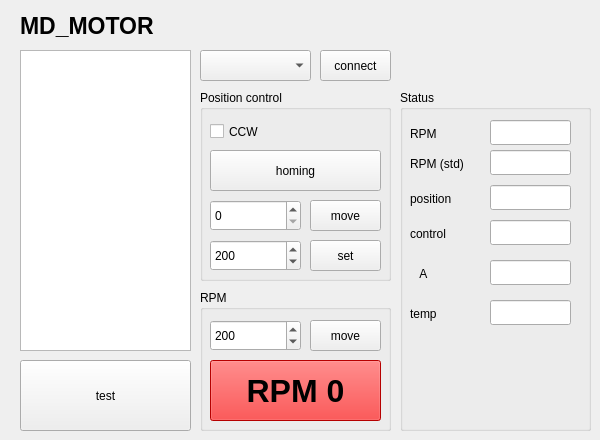
    <widget class="QWidget" name="lift_motor">
     <attribute name="title">
      <string>lift motor</string>
     </attribute>
     <widget class="QComboBox" name="cb_port">
      <property name="geometry">
       <rect>
        <x>200</x>
        <y>50</y>
        <width>111</width>
        <height>31</height>
       </rect>
      </property>
     </widget>
     <widget class="QGroupBox" name="groupBox_3">
      <property name="geometry">
       <rect>
        <x>400</x>
        <y>90</y>
        <width>191</width>
        <height>341</height>
       </rect>
      </property>
      <property name="title">
       <string>Status</string>
      </property>
      <widget class="QLineEdit" name="le_pos">
       <property name="geometry">
        <rect>
         <x>90</x>
         <y>95</y>
         <width>81</width>
         <height>25</height>
        </rect>
       </property>
      </widget>
      <widget class="QLabel" name="label">
       <property name="geometry">
        <rect>
         <x>10</x>
         <y>35</y>
         <width>31</width>
         <height>17</height>
        </rect>
       </property>
       <property name="text">
        <string>RPM</string>
       </property>
      </widget>
      <widget class="QLineEdit" name="le_rpm">
       <property name="geometry">
        <rect>
         <x>90</x>
         <y>30</y>
         <width>81</width>
         <height>25</height>
        </rect>
       </property>
      </widget>
      <widget class="QLabel" name="label_3">
       <property name="geometry">
        <rect>
         <x>10</x>
         <y>100</y>
         <width>71</width>
         <height>17</height>
        </rect>
       </property>
       <property name="text">
        <string>position</string>
       </property>
      </widget>
      <widget class="QLabel" name="label_4">
       <property name="geometry">
        <rect>
         <x>10</x>
         <y>135</y>
         <width>71</width>
         <height>17</height>
        </rect>
       </property>
       <property name="text">
        <string>control</string>
       </property>
      </widget>
      <widget class="QLineEdit" name="le_controlType">
       <property name="geometry">
        <rect>
         <x>90</x>
         <y>130</y>
         <width>81</width>
         <height>25</height>
        </rect>
       </property>
      </widget>
      <widget class="QLineEdit" name="le_armp">
       <property name="geometry">
        <rect>
         <x>90</x>
         <y>170</y>
         <width>81</width>
         <height>25</height>
        </rect>
       </property>
      </widget>
      <widget class="QLabel" name="label_5">
       <property name="geometry">
        <rect>
         <x>10</x>
         <y>175</y>
         <width>31</width>
         <height>17</height>
        </rect>
       </property>
       <property name="text">
        <string>   A </string>
       </property>
      </widget>
      <widget class="QLabel" name="label_6">
       <property name="geometry">
        <rect>
         <x>10</x>
         <y>65</y>
         <width>71</width>
         <height>17</height>
        </rect>
       </property>
       <property name="text">
        <string>RPM (std)</string>
       </property>
      </widget>
      <widget class="QLineEdit" name="le_rpmStd">
       <property name="geometry">
        <rect>
         <x>90</x>
         <y>60</y>
         <width>81</width>
         <height>25</height>
        </rect>
       </property>
      </widget>
      <widget class="QLabel" name="label_7">
       <property name="geometry">
        <rect>
         <x>10</x>
         <y>215</y>
         <width>61</width>
         <height>17</height>
        </rect>
       </property>
       <property name="text">
        <string>temp</string>
       </property>
      </widget>
      <widget class="QLineEdit" name="le_temp">
       <property name="geometry">
        <rect>
         <x>90</x>
         <y>210</y>
         <width>81</width>
         <height>25</height>
        </rect>
       </property>
      </widget>
     </widget>
     <widget class="QTextEdit" name="te_data">
      <property name="geometry">
       <rect>
        <x>20</x>
        <y>50</y>
        <width>171</width>
        <height>301</height>
       </rect>
      </property>
     </widget>
     <widget class="QPushButton" name="bt_test">
      <property name="geometry">
       <rect>
        <x>20</x>
        <y>360</y>
        <width>171</width>
        <height>71</height>
       </rect>
      </property>
      <property name="text">
       <string>test</string>
      </property>
     </widget>
     <widget class="QGroupBox" name="groupBox">
      <property name="geometry">
       <rect>
        <x>200</x>
        <y>90</y>
        <width>191</width>
        <height>191</height>
       </rect>
      </property>
      <property name="title">
       <string>Position control</string>
      </property>
      <widget class="QCheckBox" name="ch_dir">
       <property name="geometry">
        <rect>
         <x>10</x>
         <y>30</y>
         <width>71</width>
         <height>23</height>
        </rect>
       </property>
       <property name="text">
        <string>CCW</string>
       </property>
      </widget>
      <widget class="QPushButton" name="bt_homing">
       <property name="geometry">
        <rect>
         <x>10</x>
         <y>60</y>
         <width>171</width>
         <height>41</height>
        </rect>
       </property>
       <property name="text">
        <string>homing</string>
       </property>
      </widget>
      <widget class="QSpinBox" name="sb_move_pos">
       <property name="geometry">
        <rect>
         <x>10</x>
         <y>110</y>
         <width>91</width>
         <height>31</height>
        </rect>
       </property>
       <property name="maximum">
        <number>6000</number>
       </property>
      </widget>
      <widget class="QPushButton" name="bt_move_pos">
       <property name="geometry">
        <rect>
         <x>110</x>
         <y>110</y>
         <width>71</width>
         <height>31</height>
        </rect>
       </property>
       <property name="text">
        <string>move</string>
       </property>
      </widget>
      <widget class="QSpinBox" name="sb_max_vel_pos">
       <property name="geometry">
        <rect>
         <x>10</x>
         <y>150</y>
         <width>91</width>
         <height>31</height>
        </rect>
       </property>
       <property name="minimum">
        <number>10</number>
       </property>
       <property name="maximum">
        <number>3000</number>
       </property>
       <property name="value">
        <number>200</number>
       </property>
      </widget>
      <widget class="QPushButton" name="bt_set_maxVel_pos">
       <property name="geometry">
        <rect>
         <x>110</x>
         <y>150</y>
         <width>71</width>
         <height>31</height>
        </rect>
       </property>
       <property name="text">
        <string>set</string>
       </property>
      </widget>
     </widget>
     <widget class="QGroupBox" name="groupBox_2">
      <property name="geometry">
       <rect>
        <x>200</x>
        <y>290</y>
        <width>191</width>
        <height>141</height>
       </rect>
      </property>
      <property name="title">
       <string>RPM</string>
      </property>
      <widget class="QSpinBox" name="sb_rpm">
       <property name="geometry">
        <rect>
         <x>10</x>
         <y>30</y>
         <width>91</width>
         <height>31</height>
        </rect>
       </property>
       <property name="minimum">
        <number>-3000</number>
       </property>
       <property name="maximum">
        <number>3000</number>
       </property>
       <property name="value">
        <number>200</number>
       </property>
      </widget>
      <widget class="QPushButton" name="bt_move_rpm">
       <property name="geometry">
        <rect>
         <x>110</x>
         <y>30</y>
         <width>71</width>
         <height>31</height>
        </rect>
       </property>
       <property name="text">
        <string>move</string>
       </property>
      </widget>
      <widget class="QPushButton" name="bt_rpmZero">
       <property name="geometry">
        <rect>
         <x>10</x>
         <y>70</y>
         <width>171</width>
         <height>61</height>
        </rect>
       </property>
       <property name="font">
        <font>
         <pointsize>24</pointsize>
         <weight>75</weight>
         <bold>true</bold>
        </font>
       </property>
       <property name="styleSheet">
        <string notr="true">background-color:red</string>
       </property>
       <property name="text">
        <string>RPM 0</string>
       </property>
      </widget>
     </widget>
     <widget class="QPushButton" name="bt_connect">
      <property name="geometry">
       <rect>
        <x>320</x>
        <y>50</y>
        <width>71</width>
        <height>31</height>
       </rect>
      </property>
      <property name="text">
       <string>connect</string>
      </property>
     </widget>
     <widget class="QLabel" name="label_2">
      <property name="geometry">
       <rect>
        <x>20</x>
        <y>10</y>
        <width>191</width>
        <height>31</height>
       </rect>
      </property>
      <property name="font">
       <font>
        <pointsize>17</pointsize>
        <weight>75</weight>
        <bold>true</bold>
       </font>
      </property>
      <property name="text">
       <string>MD_MOTOR</string>
      </property>
     </widget>
    </widget>
